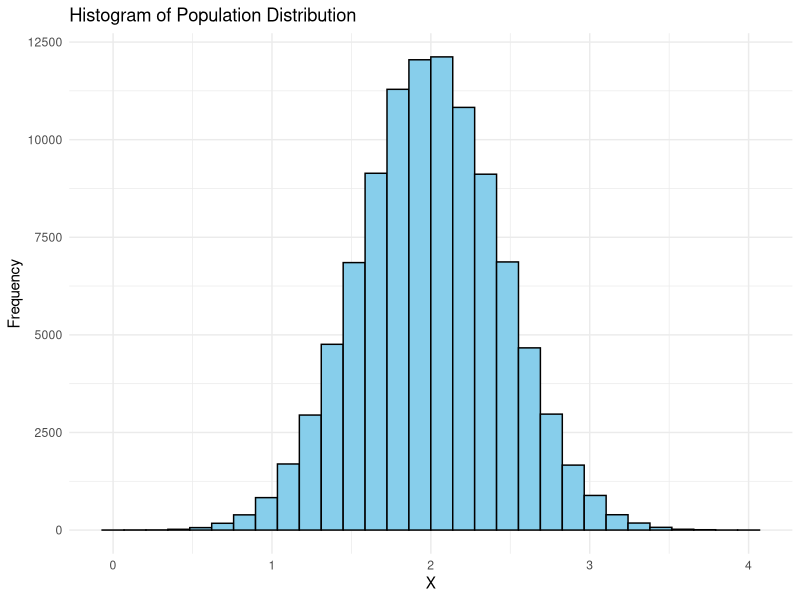
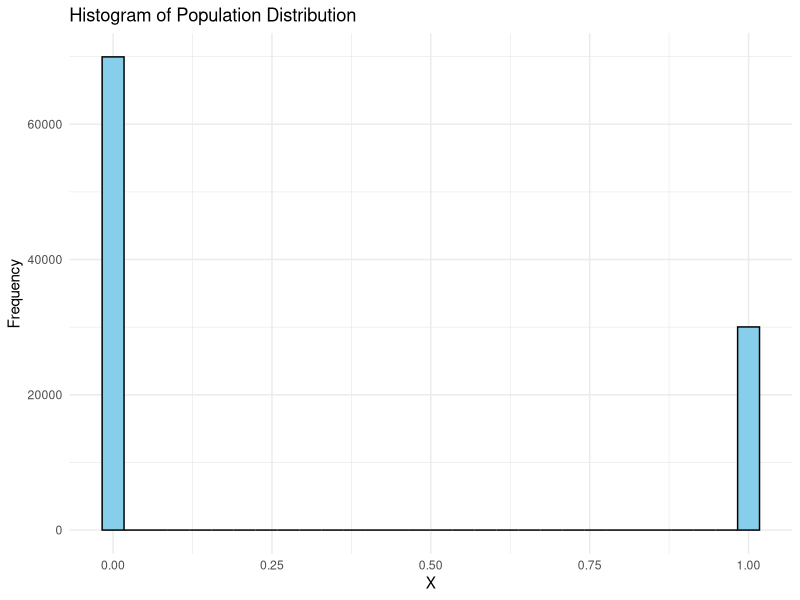
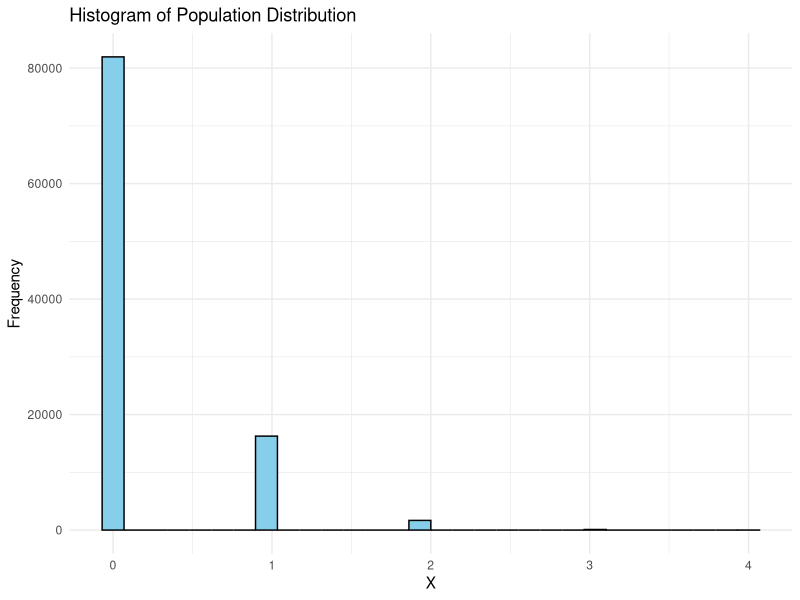
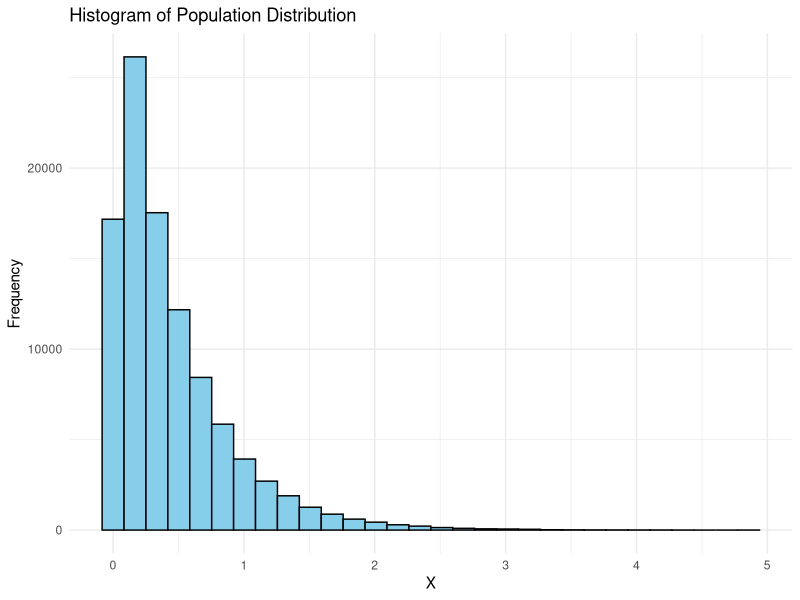
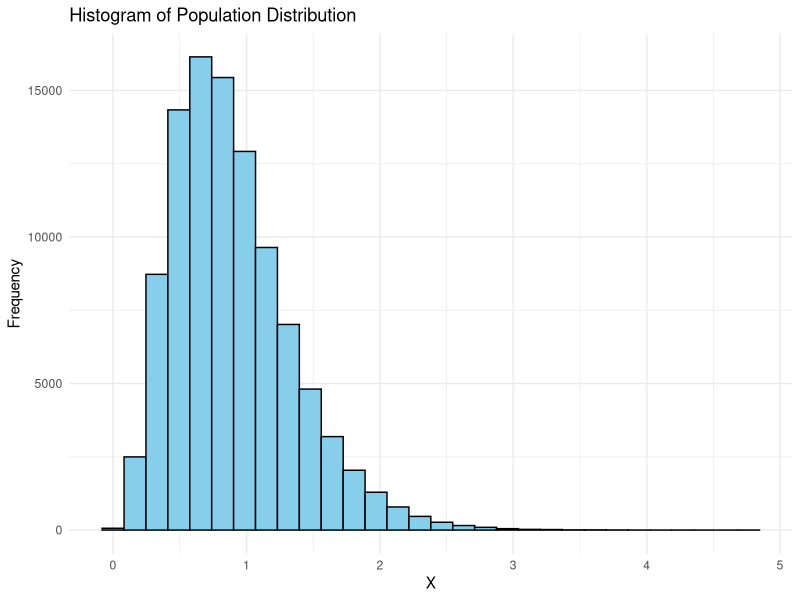

Write the R code that produced these figures, in order.
## ---- chunk 1
knitr::opts_chunk$set(echo = TRUE)
library(ggplot2)
library(dplyr)
## ---- chunk 2
sigma <- 0.447
N <- 100000
n = 500
pop <- rnorm(N, mean=2, sd=sigma)
df = data.frame(X=pop)

ggplot(df, aes(x = X)) + 
  geom_histogram(bins = 30, fill = "skyblue", color = "black") +
  labs(title = "Histogram of Population Distribution",
       x = "X",
       y = "Frequency") +
  theme_minimal()
## ---- chunk 3
N <- 100000
n = 500
prob = 0.3
pop <- rbinom(N, 1, prob)

df = data.frame(X=pop)

ggplot(df, aes(x = X)) + 
  geom_histogram(bins = 30, fill = "skyblue", color = "black") +
  labs(title = "Histogram of Population Distribution",
       x = "X",
       y = "Frequency") +
  theme_minimal()
## ---- chunk 4
sigma <- 0.447
N <- 100000
n = 500
lambda_pois <- sigma^2
pop <- rpois(N, lambda = lambda_pois)

df = data.frame(X=pop)

ggplot(df, aes(x = X)) + 
  geom_histogram(bins = 30, fill = "skyblue", color = "black") +
  labs(title = "Histogram of Population Distribution",
       x = "X",
       y = "Frequency") +
  theme_minimal()
## ---- chunk 5
N <- 100000
sigma <- 0.447
lambda_exp <- 1 / sigma
pop <- rexp(N, rate = lambda_exp)

df = data.frame(X=pop)

ggplot(df, aes(x = X)) + 
  geom_histogram(bins = 30, fill = "skyblue", color = "black") +
  labs(title = "Histogram of Population Distribution",
       x = "X",
       y = "Frequency") +
  theme_minimal()
## ---- chunk 6
sigma <- 0.447
n = 500
N <- 100000
alpha_gamma <- 4  
beta_gamma <- sqrt(alpha_gamma) / sigma
pop <- rgamma(N, shape = alpha_gamma, rate = beta_gamma)

df = data.frame(X=pop)

ggplot(df, aes(x = X)) + 
  geom_histogram(bins = 30, fill = "skyblue", color = "black") +
  labs(title = "Histogram of Population Distribution",
       x = "X",
       y = "Frequency") +
  theme_minimal()
## ---- chunk 7
#
#
#


## ---- chunk 8
#
#
#

## ---- chunk 9
#
#
#

## ---- chunk 10
#
#
#

## ---- chunk 11
#
#
#

## ---- chunk 12
#
#
#

## ---- chunk 13

#
#
#

## ---- chunk 14

#
#
#

## ---- chunk 15

#
#
#

